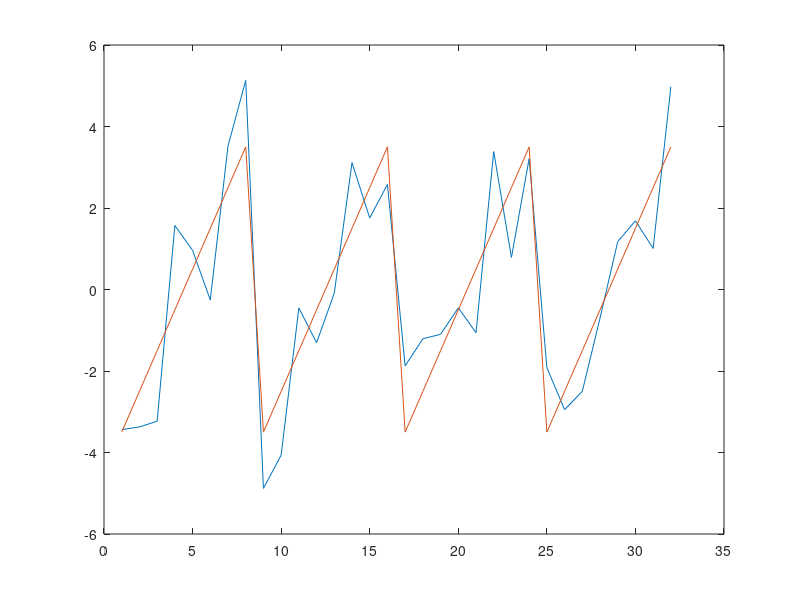

The MATLAB script that drew this image: (Note: this script raises an error after producing the figure.)
%EM testing
% x0 = [1/3 1/3 1/3 -1 1 0 1 1 1 1/8 1/8 1/8 1/8 1/8 1/8 1/8 1/8 1/8 1/8 1/8 1/8 1/8 1/8 1/8 1/8 1/8 1/8 1/8 1/8 1/8 1/8 1/8 1/8];
x0 = [1/3 1/3 1/3 0 1 0 1 0 1 1/8 1/8 1/8 1/8 1/8 1/8 1/8 1/8 1/8 1/8 1/8 1/8 1/8 1/8 1/8 1/8 1/8 1/8 1/8 1/8 1/8 1/8 1/8 1/8];
A = -[1 1 1 0 0 0 0 0 0 0 0 0 0 0 0 0 0 0 0 0 0 0 0 0 0 0 0 0 0 0 0 0 0
    0 0 0 0 0 0 0 0 0 1 1 1 1 1 1 1 1 0 0 0 0 0 0 0 0 0 0 0 0 0 0 0 0
    0 0 0 0 0 0 0 0 0 0 0 0 0 0 0 0 0 1 1 1 1 1 1 1 1 0 0 0 0 0 0 0 0
    0 0 0 0 0 0 0 0 0 0 0 0 0 0 0 0 0 0 0 0 0 0 0 0 0 1 1 1 1 1 1 1 1];
b = [0;0;0;0];
Aeq = [ 1 1 1 0 0 0 0 0 0 0 0 0 0 0 0 0 0 0 0 0 0 0 0 0 0 0 0 0 0 0 0 0 0
    0 0 0 0 0 0 0 0 0 1 1 1 1 1 1 1 1 0 0 0 0 0 0 0 0 0 0 0 0 0 0 0 0
    0 0 0 0 0 0 0 0 0 0 0 0 0 0 0 0 0 1 1 1 1 1 1 1 1 0 0 0 0 0 0 0 0
    0 0 0 0 0 0 0 0 0 0 0 0 0 0 0 0 0 0 0 0 0 0 0 0 0 1 1 1 1 1 1 1 1];
beq = [1;1;1;1];
% initialize theta to uniform and standard normal
% calculate tau's
% ts = intVox(1:32);

% synthetic ts
ts = repmat(1:8, 1, 4)+4*rand(1, 32);
ts = ts - mean(ts);
label = repmat(1:8, 1, 4);
c = repmat(eye(max(label)), 4, 1);
tau = zeros(3, length(ts));
prevTau = tau+1;
ts = ts - mean(ts);
x = x0;
thresh = 1;
nIter = 0;
plot(ts); hold on; plot(label-mean(label))
% need to include indicator for z and c.
% z is whether the voxel over or undershoots
% c is the category label
while abs(sum(sum(tau - prevTau))) > thresh
    if nIter > 5000
        disp('Did not converge')
        break;
    end
    nIter = nIter+1;
    prevTau = tau;
    tmpLabs=x(10:17);
    tau(1,:) = eps+x(1).*tmpLabs(label).*normpdf(ts, x(4), x(5)); 
    tmpLabs=x(18:25);
    tau(2,:) = eps+x(2).*tmpLabs(label).*normpdf(ts, x(6), x(7));
    tmpLabs=x(26:33);
    tau(3,:) = eps+x(3).*tmpLabs(label).*normpdf(ts, x(8), x(9));
    sumTau=tau(1,:)+tau(2,:)+tau(3,:);
    tau(1,:) = tau(1,:)./sumTau;
    tau(2,:) = tau(2,:)./sumTau;
    tau(3,:) = tau(3,:)./sumTau;
    % this section has been verified
    
    fun = @(x)sum(x(1).*tau(1,:))+sum(x(2).*tau(2,:))+sum(x(3).*tau(3,:))+...
        sum(tau(1,:).*normpdf(ts,x(4),x(5))+tau(2,:).*normpdf(ts,x(6),x(7))+tau(3,:).*normpdf(ts,x(8),x(9)))+...
        sum(tau(1,:).*(log(x(10:17))*c')+tau(2,:).*(log(x(18:25))*c')+tau(3,:).*(log(x(26:33))*c'));

% sum(...
%         tau(1,:).*(log(x(1))+log(x(10:17))*c'+log(normpdf(ts,x(4),x(5))))+ ...
%         tau(2,:).*(log(x(2))+log(x(18:25))*c'+log(normpdf(ts,x(6),x(7))))+ ...
%         tau(3,:).*(log(x(3))+log(x(26:33))*c'+log(normpdf(ts,x(8),x(9)))));
%         tau(1,:).*(log(x(1))+log(x(10))+log(x(11))+log(x(12))+log(x(13))+log(x(14))+log(x(15))+log(x(16))+log(x(17)))+log(normpdf(ts,x(4),x(5)))...
%        +tau(2,:).*(log(x(2))+log(x(18))+log(x(19))+log(x(20))+log(x(21))+log(x(22))+log(x(23))+log(x(24))+log(x(25)))+log(normpdf(ts,x(6),x(7)))...
%        +tau(3,:).*(log(x(3))+log(x(26))+log(x(27))+log(x(28))+log(x(29))+log(x(30))+log(x(31))+log(x(32))+log(x(33)))+log(normpdf(ts,x(8),x(9))));
    
    x = fmincon(fun, x, A, b, Aeq, beq);
    fun(x)
end
